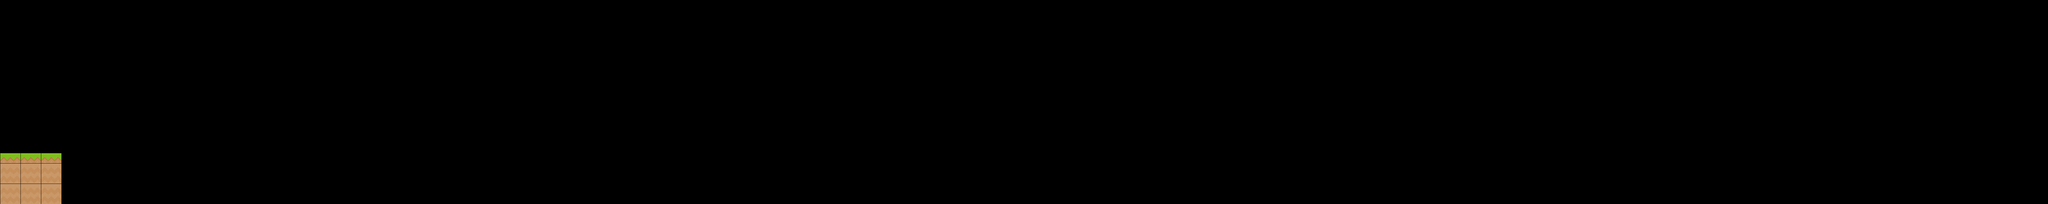

A 2D game scene composited from a Tiled map and its tileset images. What follows is a short description and the map's XML, with each tile layer's data collapsed to a summary:
An orthogonal 200x20 tile map with 35x35 px tiles, 1 tile layer (Tile Layer 1).

<map version="1.0" orientation="orthogonal" width="200" height="20" tilewidth="35" tileheight="35">
 <tileset firstgid="1" name="textures1" tilewidth="35" tileheight="35" spacing="1" margin="1">
  <image source="textures1.png" width="1024" height="1024" />
 </tileset>
 <imagelayer name="Image Layer 1" width="200" height="20" />
 <layer name="Tile Layer 1" width="200" height="20">
  <data>[4000 cells, 30 non-empty, 6 distinct tile ids]</data>
 </layer>
</map>
